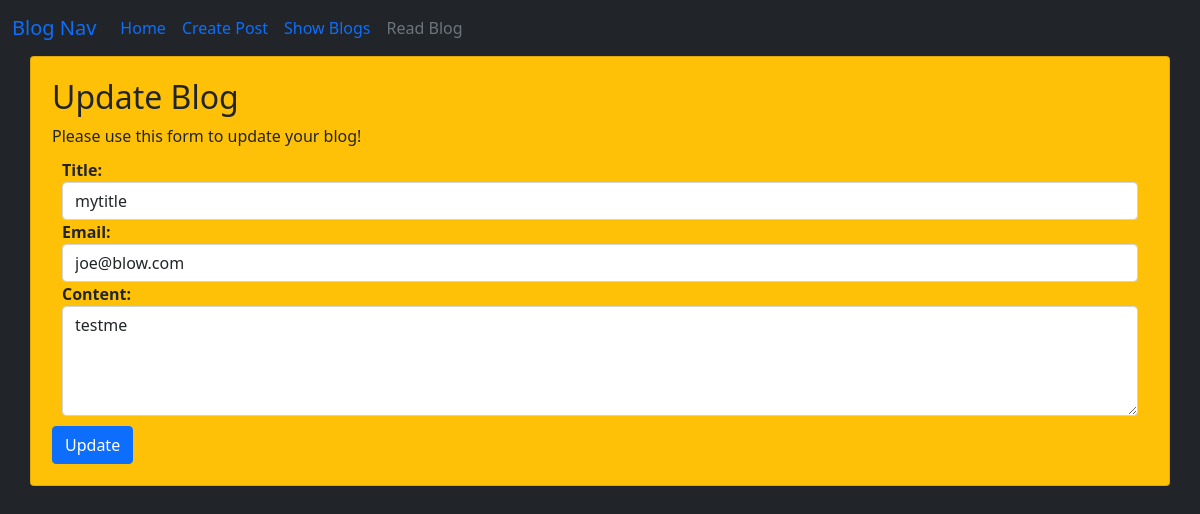
The page /editblog/42/ on the database its author committed.
### mydjangoprojectweb/models.py (models this page shows)
class Blog(models.Model):   # this class inherits from Model base class which helps to interacts directly with our database.
    title = models.CharField(max_length=200)  # Charfield is a field where you'll store short strings (upto max length of 200).
    email = models.CharField(max_length=200, default="youremail@somewhere.net")
    content = models.TextField()   # Text Field can be used for large amount of text like blog posts etc..

### mydjangoprojectweb/views.py (the view, shortened to what this page needs)
# urls.py: path('editblog', views.edit_blog),
def edit_blog(request, id):
    try:
        blog = get_object_or_404(Blog, id=id)
    except Blog.DoesNotExist:
        print("THe BLOG you are referenceing does not exist, please check the ID to ensure it matches with one in the database!")
    except Exception as e:
        raise e
    if request.method =='GET':
        return render (request, "edit_blog.html", {"form":BlogForm(instance=blog)}) #so here if the user is GETting a record to edit we present this result.

### templates/edit_blog.html (shortened to what this page needs)
<!doctype html>
<html lang="en"><!doctype html>
<HTML>
    <head>
        <link href="https://cdn.jsdelivr.net/npm/bootstrap@5.0.2/dist/css/bootstrap.min.css" rel="stylesheet">
    </head>
<body class="bg-dark">
  <nav class="navbar navbar-expand-lg">
    <div class="container-fluid">
      <a class="navbar-brand" href="#">Blog Nav</a>
      <div class="collapse navbar-collapse" id="navbarSupportedContent">
        <ul class="navbar-nav me-auto mb-2 mb-lg-0">
          <li class="nav-item">
            <a class="nav-link active" aria-current="page" href="/">Home</a>
          </li>
          <li class="nav-item">
            <a class="nav-link" href="/blogform">Create Post</a>
          </li>
          <li class="nav-item">
            <a class="nav-link" href="/showblog">Show Blogs</a>
          </li>
          <li class="nav-item">
            <a class="nav-link disabled" aria-disabled="true">Read Blog</a>
          </li>
        </ul>
      </div>
    </div>
</nav>
    <form method="POST">
        <div class="container">
            <div class="form-group">
                <div class="row justify-content-center">
                    <div class="card bg-warning" style="padding: 5px;" >
                      <div class="card-body">
                        <div>
                            <h2 class="card-title">Update Blog</h2>
                            <p class="card-text">
                                Please use this form to update your blog!
                            </p>
                        </div>
                        <div style="font-weight:bold; padding: 10px;">
                            {{form}}
                        </div>
                        <button type="submit" class="btn btn-primary">Update</button>
                      </div>
                    </div>
            </div>
        </div>
    </form>
</body>
</HTML>

### rows shown on the page
Blog: title "mytitle", email "joe@blow.com", content "testme"
